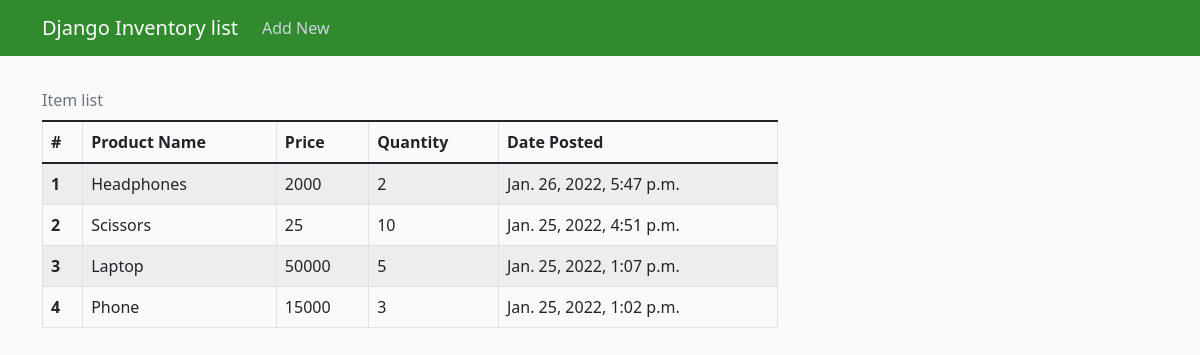
The page / on the database its author committed.
### inventory/models.py (models this page shows, shortened)
class Product(models.Model):
    product_name = models.CharField(max_length=100, unique=True)
    price = models.IntegerField()
    quantity = models.IntegerField()
    date_posted = models.DateTimeField(default=timezone.now)

### inventory/views.py (the view)
# urls.py: path('', ItemListView.as_view(), name='inventory-home'),
class ItemListView(ListView):
    model = Product
    template_name = 'inventory/home.html' #<app>/<model>_<viewtype>.html
    context_object_name = 'items'   #changing variable name to let it know, we stored in 'items' variable
    ordering = ['-date_posted'] #order from newest added to oldest

### inventory/templates/inventory/home.html (shortened to what this page needs)
{% load static %}
<!DOCTYPE html>
<html lang="en">
<head>
	<link href="https://cdn.jsdelivr.net/npm/bootstrap@5.1.3/dist/css/bootstrap.min.css" rel="stylesheet"
 />
	<link rel="stylesheet" href="{% static 'inventory/main.css' %}">
</head>
<body>
	<header class="site-header">
		<nav class="navbar navbar-expand-md navbar-dark bg-steel fixed-top">
			<div class="container">
				<a class="navbar-brand mr-4" href="{% url 'inventory-home' %}">Django Inventory list</a>
				<div class="collapse navbar-collapse" id="navbarToggle">
					<div class="navbar-nav">
						<a class="nav-item nav-link" href="#" id="add-new-btn">Add New</a>
					</div>
				</div>
			</div>
		</nav>
	</header>
	<main role="main" class="container">
		<div class="row">
			<div class="col-md-8">
				<table class="table table-striped table-bordered table-hover caption-top">
					<caption>
						Item list
					</caption>
					<thead>
						<tr>
							<th>#</th>
							<th scope="col">Product Name</th>
							<th scope="col">Price</th>
							<th scope="col">Quantity</th>
							<th scope="col">Date Posted</th>
						</tr>
					</thead>
					<tbody>
						{% for item in items %}
						<tr>
							<th scope="row" class="counterCell"></th>
							<td>{{ item.product_name }}</td>
							<td>{{ item.price }}</td>
							<td>{{ item.quantity }}</td>
							<td>{{ item.date_posted }}</td>
						</tr>
						{% endfor %}
					</tbody>
				</table>
			</div>
		</div>
	</main>
</body>
</html>

### inventory/static/inventory/main.css (style rules this page uses)
body { background: #fafafa; color: #333333; margin-top: 5rem; }
.bg-steel { background-color: #328a2f; }
.site-header .navbar-nav .nav-link { color: #cbd5db; }
table { counter-reset: tableCount; }
.counterCell:before { content: counter(tableCount); counter-increment: tableCount; }

### rows shown on the page
Product: product_name "Headphones", price "2000", quantity "2", date_posted "Jan. 26, 2022, 5:47 p.m."
Product: product_name "Scissors", price "25", quantity "10", date_posted "Jan. 25, 2022, 4:51 p.m."
Product: product_name "Laptop", price "50000", quantity "5", date_posted "Jan. 25, 2022, 1:07 p.m."
Product: product_name "Phone", price "15000", quantity "3", date_posted "Jan. 25, 2022, 1:02 p.m."
